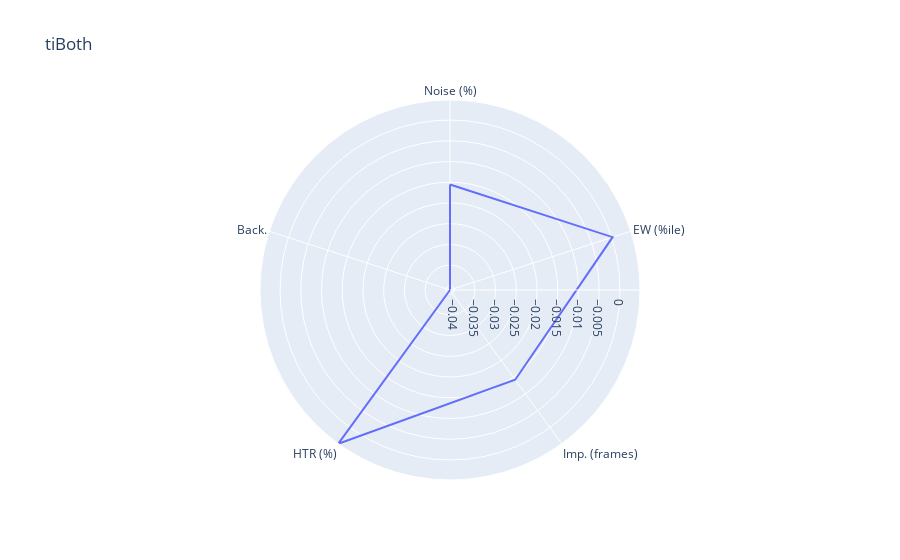

The notebook cell saved with this chart:
### Code cell
df = pd.DataFrame(dict(r = dependence.iloc[2, :], theta = ['Noise (%)', 'EW (%ile)', 'Imp. (frames)', 'HTR (%)', 'Back.']))
fig = px.line_polar(df, r='r', theta='theta', line_close=True, title='tiBoth')
fig.show()

### Figure 1 — Plotly figure (JSON) as saved in the notebook; plotly's stock layout.template omitted (floating-point values rounded to 4 significant figures)
{"data": [{"hovertemplate": "r=%{r}<br>theta=%{theta}<extra></extra>", "legendgroup": "", "line": {"color": "#636efa", "dash": "solid"}, "marker": {"symbol": "circle"}, "mode": "lines", "name": "", "r": [-0.01556, 0.0002441, -0.01424, 0.004835, -0.04099, -0.01556], "showlegend": false, "subplot": "polar", "theta": ["Noise (%)", "EW (%ile)", "Imp. (frames)", "HTR (%)", "Back.", "Noise (%)"], "type": "scatterpolar"}], "layout": {"legend": {"tracegroupgap": 0}, "polar": {"angularaxis": {"direction": "clockwise", "rotation": 90}, "domain": {"x": [0, 1], "y": [0, 1]}}, "title": {"text": "tiBoth"}}}
